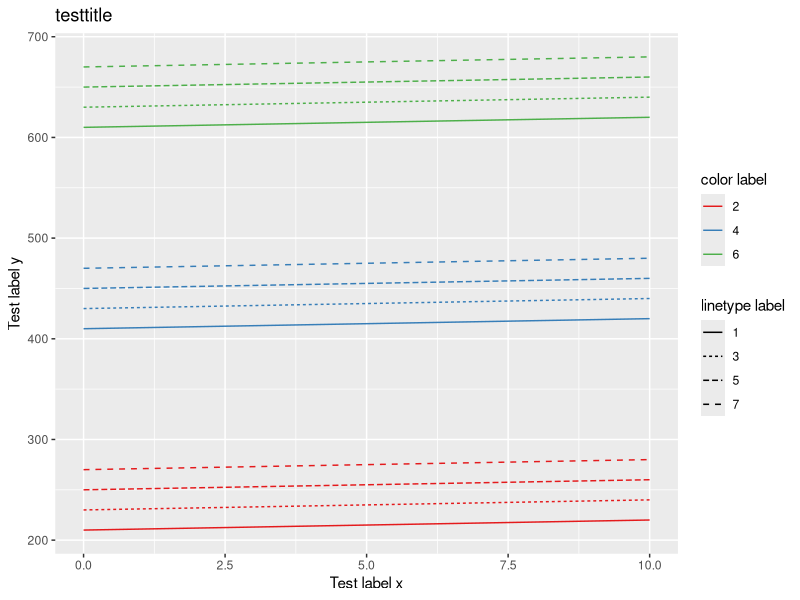

This chart was generated by the following R code:



## Note: Other values for Palettes are:
# Diverging
# BrBG, PiYG, PRGn, PuOr, RdBu, RdGy, RdYlBu, RdYlGn, Spectral
#
# Qualitative
# Accent, Dark2, Paired, Pastel1, Pastel2, Set1, Set2, Set3
#
# Sequential
# Blues, BuGn, BuPu, GnBu, Greens, Greys, Oranges, OrRd, PuBu, PuBuGn, PuRd,
# Purples, RdPu, Reds, YlGn, YlGnBu, YlOrBr, YlOrRd


require('ggplot2')

function_3d <- function(x, y, z) {
  return(x + y * 10 + z * 100)
}

df.out <- expand.grid(
  x = seq(0, 10, 1),
  group_y = c(1, 3, 5, 7),
  group_z = c(2, 4, 6)
  
)

df.out$y <- function_3d(df.out$x, df.out$group_y, df.out$group_z)

ggplot(df.out, aes(x = x, y = y)) +
  geom_line(aes(color = factor(group_z), linetype = factor(group_y))) +
  xlab('Test label x') +
  ylab('Test label y') +
  ggtitle('testtitle') +
  scale_color_brewer(palette = 'Set1', name = 'color label') +
  scale_linetype_discrete(name = 'linetype label')
